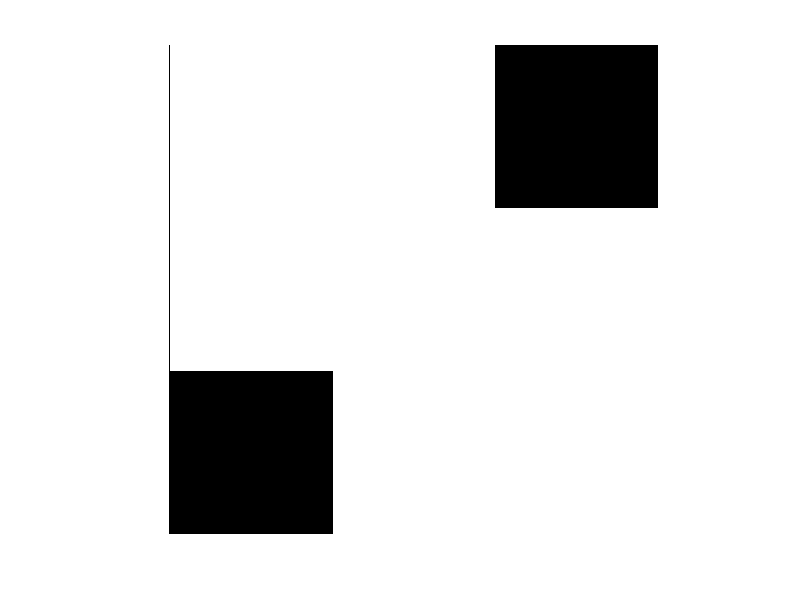

Write MATLAB code to recreate this figure.
for row = 1:3
    for col = 1:3
        if row == col
            A(row, col) = 1;
        elseif abs(row - col) == 1
            A(row, col) = 2;
        else
            A(row, col) = 0;
        end
    end
end
imshow(A)
disp(A);

